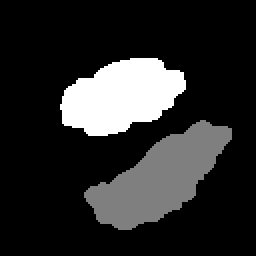
#> input picture data/two-blobs-128.png, 128 x 128 px (shown 2 times larger)
$ python main.py
#> lines starting #> are read from the running program, lines starting #| are printed output that depends on the picture
### pointcloudifier/pointcloudifier.py
"""
Utility to convert a 2D image into an (x, y, value) point cloud.

- x and y are mapped to [-1, 1] with the image centre as origin while the
  aspect ratio of the input is preserved.
- value is a float in the range 0..255. The default is the mean of the
  R, G and B channels. Pass custom weights (wr, wg, wb) to use a different
  grayscale conversion.
- The attributes ``dx``, ``dy`` and ``dv`` store the regular spacing of the
  point cloud along x, y and value. They are derived in *cloudify_image()*
  and updated whenever the value axis is rescaled or quantised. They remain
  unchanged if points are merely dropped.
"""

from __future__ import annotations

import json
from pathlib import Path
from typing import List, Tuple, Optional

import numpy as np
from PIL import Image
import matplotlib.pyplot as plt

Weights = Tuple[float, float, float]


# [11 lines left out: function _validate_weights, not called in this run]


class PointCloudifier:
    """Create and handle point clouds derived from raster images."""

    def __init__(self) -> None:
        # The list stores tuples in the form (x, y, value).
        self.points: List[Tuple[float, float, float]] = []
        # Regular spacings in normalised units.
        self.dx: Optional[float] = None
        self.dy: Optional[float] = None
        self.dv: Optional[float] = None

    def cloudify_image(
        self,
        filename: str | Path,
        *,
        sample_rate: int = 1,
        weights: Optional[Weights] = None,
    ) -> List[Tuple[float, float, float]]:
        """Convert *filename* into a point cloud and determine regular spacings."""
#> called with sample_rate = 1
        if sample_rate < 1:
            raise ValueError("sample_rate must be an integer >= 1")

        img = Image.open(filename).convert("RGB")
        w, h = img.size
#> w = 128; h = 128
        arr = np.asarray(img, dtype=np.uint8)

        # Build the regular sampling grid.
        xs = np.arange(0, w, sample_rate)
#> xs = 128 values from 0 to 127
        ys = np.arange(0, h, sample_rate)
#> ys = 128 values from 0 to 127
        grid_x, grid_y = np.meshgrid(xs, ys, indexing="xy")
        coords_x = grid_x.ravel()
        coords_y = grid_y.ravel()
#> coords_y = 16384 values from 0 to 127
        pixels = arr[coords_y, coords_x]

        # Convert RGB to grayscale with optional weights.
        if weights is None:
            values = pixels.mean(axis=1, dtype=np.float32)
#> values = 16384 values, max 255 at index 3777, min 0 at index 0, mean 41.81
        else:
            w_arr = _validate_weights(weights)
            values = (pixels * w_arr).sum(axis=1, dtype=np.float32)
        values = np.clip(values, 0.0, 255.0)

        # Map pixel coordinates to [-1, 1] while keeping the aspect ratio.
        max_dim = max(w, h)
#> max_dim = 128
        norm_x = 2.0 * coords_x / (max_dim - 1) - w / max_dim
        norm_y = -(2.0 * coords_y / (max_dim - 1) - h / max_dim)

        self.points = list(zip(norm_x.tolist(), norm_y.tolist(), values.tolist()))
#> self.points = 16384 items, first 6: (-1, 1, 0), (-0.984, 1, 0), (-0.969, 1, 0), (-0.953, 1, 0), (-0.937, 1, 0), (-0.921, 1, 0)

        # Determine regular spacings.
        step_norm = 2.0 * sample_rate / (max_dim - 1)
#> step_norm = 0.0157
        self.dx = step_norm
#> self.dx = 0.0157
        self.dy = step_norm
#> self.dy = 0.0157
        self.dv = 1.0  # Original pixel intensities differ by at least one.
        return self.points

    def remap_values(self, new_min: float, new_max: float) -> List[Tuple[float, float, float]]:
        """Linearly map intensities into the range [new_min, new_max] and update dv."""
#> called with new_min = -1, new_max = 1
        if not self.points:
            raise RuntimeError("No point cloud available. Generate or load one first.")
        if new_min > new_max:
            raise ValueError("new_min must be less than or equal to new_max")

        xs, ys, vals = zip(*self.points)
#> xs = 16384 values, max 1 at index 127, min -1 at index 0, mean -2.43e-17; ys = 16384 values, max 1 at index 0, min -1 at index 16256, mean 0; vals has the same summary as values in cloudify_image
        old_min = min(vals)
#> old_min = 0
        old_max = max(vals)
#> old_max = 255

        if old_min == old_max:
            midpoint = (new_min + new_max) / 2.0
            mapped_vals = [midpoint] * len(vals)
            scale = 0.0
        else:
            scale = (new_max - new_min) / (old_max - old_min)
#> scale = 0.00784
            mapped_vals = [new_min + (v - old_min) * scale for v in vals]
#> mapped_vals = 16384 values, max 1 at index 3777, min -1 at index 0, mean -0.672

        self.points = list(zip(xs, ys, mapped_vals))
#> self.points = 16384 items, first 6: (-1, 1, -1), (-0.984, 1, -1), (-0.969, 1, -1), (-0.953, 1, -1), (-0.937, 1, -1), (-0.921, 1, -1)
        # Update dv if available.
        if self.dv is not None:
            self.dv *= scale
#> self.dv = 0.00784
        return self.points

    def quantise_values(self, palette: List[float]) -> List[Tuple[float, float, float]]:
        """Snap every intensity to the nearest entry in *palette* and set dv.

        The method first remaps the current intensities to the range defined by
        the first and last palette values to avoid unintended clipping. After
        the remap each value is replaced by the palette entry that is closest
        to it. The coordinates x and y are not modified.
        """
        if not self.points:
            raise RuntimeError("No point cloud available. Generate or load one first.")
        if len(palette) < 2:
            raise ValueError("palette must contain at least two entries")

        self.remap_values(palette[0], palette[-1])

        palette_arr = np.asarray(palette, dtype=np.float32)
        xs, ys, vals = zip(*self.points)
#> vals has the same summary as mapped_vals in remap_values
        vals_arr = np.asarray(vals, dtype=np.float32).reshape(-1, 1)
#> vals_arr has the same summary as mapped_vals in remap_values

        # Find the nearest palette entry for each remapped value.
        diff = np.abs(vals_arr - palette_arr.reshape(1, -1))
        nearest_indices = diff.argmin(axis=1)
#> nearest_indices = 16384 values, max 2 at index 3777, min 0 at index 0, mean 0.328
        snapped_vals = palette_arr[nearest_indices].tolist()
#> snapped_vals has the same summary as mapped_vals in remap_values

        self.points = list(zip(xs, ys, snapped_vals))
        # Update dv to the smallest distance between consecutive palette values.
        sorted_palette = np.sort(palette_arr)
        diffs = np.diff(sorted_palette)
        self.dv = float(diffs.min()) if diffs.size > 0 else None
        return self.points

    def drop_below(self, threshold: float) -> List[Tuple[float, float, float]]:
        """Remove all points with a value below *threshold*."""
#> called with threshold = -0.5
        if not self.points:
            raise RuntimeError("No point cloud available. Generate or load one first.")

        self.points = [pt for pt in self.points if pt[2] >= threshold]
#> self.points = 3689 items, first 6: (0.0236, 0.543, 1), (0.0394, 0.543, 1), (0.0551, 0.543, 1), (0.0709, 0.543, 1), (0.0866, 0.543, 1), (0.102, 0.543, 1)
        return self.points

    # [7 lines left out: function drop_above, not called in this run]

    def drop_random(
        self, fraction: float = 0.1, *, seed: Optional[int] = None
    ) -> List[Tuple[float, float, float]]:
        """Remove a fraction of points uniformly at random. Spacings stay unchanged."""
#> called with fraction = 0.5, seed = 42
        if not self.points:
            raise RuntimeError("No point cloud available. Generate or load one first.")
        if not 0.0 <= fraction <= 1.0:
            raise ValueError("fraction must be between 0.0 and 1.0")
        if fraction == 0.0:
            return self.points
        if fraction == 1.0:
            self.points = []
            return self.points

        rng = np.random.default_rng(seed)
        n_total = len(self.points)
#> n_total = 3689
        n_remove = int(np.floor(n_total * fraction))
#> n_remove = 1844
        indices_to_remove = rng.choice(n_total, size=n_remove, replace=False)
#> indices_to_remove = 1844 values, max 3688 at index 284, min 4 at index 1723, mean 1886.4
        mask = np.ones(n_total, dtype=bool)
        mask[indices_to_remove] = False
        self.points = [pt for keep, pt in zip(mask, self.points) if keep]
#> self.points = 1845 items, first 6: (0.0236, 0.543, 1), (0.0394, 0.543, 1), (0.0551, 0.543, 1), (0.0709, 0.543, 1), (0.118, 0.543, 1), (0.134, 0.543, 1)
        return self.points

    def shake(
        self,
        shake_x: float = 0.0,
        shake_y: float = 0.0,
        shake_v: float = 0.0,
        *,
        seed: Optional[int] = None,
    ) -> List[Tuple[float, float, float]]:
        """Perturb every point by a random offset proportional to the spacings.

        The parameters *shake_x*, *shake_y* and *shake_v* must lie in the range
        [-1, 1]. A value of 1 means that the corresponding coordinate can shift
        by up to plus or minus one full grid spacing. The regular spacing
        attributes dx, dy and dv are intentionally kept unchanged.
        """
#> called with shake_x = 0.2, shake_y = 0.2, shake_v = 0
        if not self.points:
            raise RuntimeError("No point cloud available. Generate or load one first.")
        for name, val in {"shake_x": shake_x, "shake_y": shake_y, "shake_v": shake_v}.items():
            if not -1.0 <= val <= 1.0:
                raise ValueError(f"{name} must be between -1 and 1")

        if self.dx is None or self.dy is None or self.dv is None:
            raise RuntimeError("Spacings dx, dy, dv have not been initialised.")

        rng = np.random.default_rng(seed)
        xs, ys, vals = zip(*self.points)
#> xs = 1845 values, max 0.811 at index 904, min -0.528 at index 600, mean 0.11; ys = 1845 values, max 0.543 at index 0, min -0.795 at index 1842, mean -0.0848; vals = 1845 values, max 1 at index 0, min 0 at index 798, mean 0.478
        xs = np.asarray(xs, dtype=np.float32)
        ys = np.asarray(ys, dtype=np.float32)
        vals = np.asarray(vals, dtype=np.float32)

        xs += rng.uniform(-self.dx * shake_x, self.dx * shake_x, size=xs.shape)
#> xs = 1845 values, max 0.81 at index 989, min -0.528 at index 600, mean 0.11
        ys += rng.uniform(-self.dy * shake_y, self.dy * shake_y, size=ys.shape)
#> ys = 1845 values, max 0.545 at index 4, min -0.796 at index 1844, mean -0.0848
        vals += rng.uniform(-self.dv * shake_v, self.dv * shake_v, size=vals.shape)

        self.points = list(zip(xs.tolist(), ys.tolist(), vals.tolist()))
#> self.points = 1845 items, first 6: (0.0221, 0.542, 1), (0.0417, 0.542, 1), (0.0543, 0.543, 1), (0.0701, 0.542, 1), (0.117, 0.545, 1), (0.132, 0.544, 1)
        return self.points

    # [20 lines left out: functions save_json, load_json, not called in this run]

    def plot(
        self,
        *,
        cmap: str = "viridis",
        point_size: float = 1.0,
        title: Optional[str] = None,
        show: bool = True,
    ) -> None:
        """Display the current point cloud with Matplotlib."""
#> called with cmap = 'coolwarm', point_size = 1, title = 'Point Cloud', show = True
        if not self.points:
            raise RuntimeError("No point cloud to plot. Generate or load one first.")

        xs, ys, vals = zip(*self.points)
        plt.figure(figsize=(6, 6))
        scatter = plt.scatter(xs, ys, c=vals, s=point_size, cmap=cmap, marker=".")
        plt.axis("equal")
        plt.xlim(-1, 1)
        plt.ylim(-1, 1)
        plt.xlabel("x (normalized)")
        plt.ylabel("y (normalized)")
        if title:
            plt.title(title)
        cbar = plt.colorbar(scatter)
        cbar.set_label("value (float)")
        plt.tight_layout()
        if show:
            plt.show()
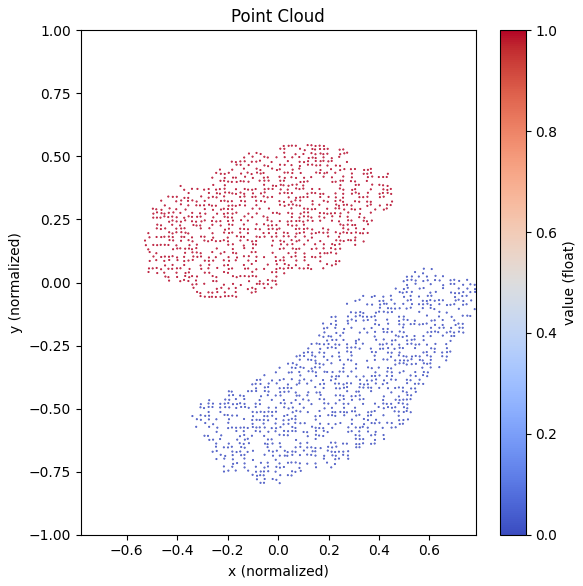
#> figure drawn by matplotlib, 2 panels

### pointcloudifier/helper.py
def quantised_values_rounded(min: float, max: float, steps: int) -> list:
    """Generate a list of evenly spaced values between min and max, rounded."""
    return [round(value) for value in quantised_values_exact(min, max, steps)]


def quantised_values_exact(min: float, max: float, steps: int) -> list:
    """Generate a list of evenly spaced values between min and max, not rounded."""
    return [i * (max - min) / (steps - 1) + min for i in range(steps)]

### pointcloudifier/main.py
import helper
from pathlib import Path
from pointcloudifier import PointCloudifier


def main() -> None:
    # Resolve the image path relative to this script.
    img_path = (Path(__file__).parent / "../data/two-blobs-128.png").resolve()

    pc = PointCloudifier()
    pc.cloudify_image(img_path, sample_rate=1)
    pc.quantise_values(helper.quantised_values_exact(-1.0, 1.0, 3))
    pc.drop_below(-0.5)
    pc.drop_random(fraction=0.5, seed=42)
    pc.shake(0.2, 0.2, 0.0)
    pc.plot(point_size=1.0, title="Point Cloud", cmap="coolwarm")


if __name__ == "__main__":
    main()
